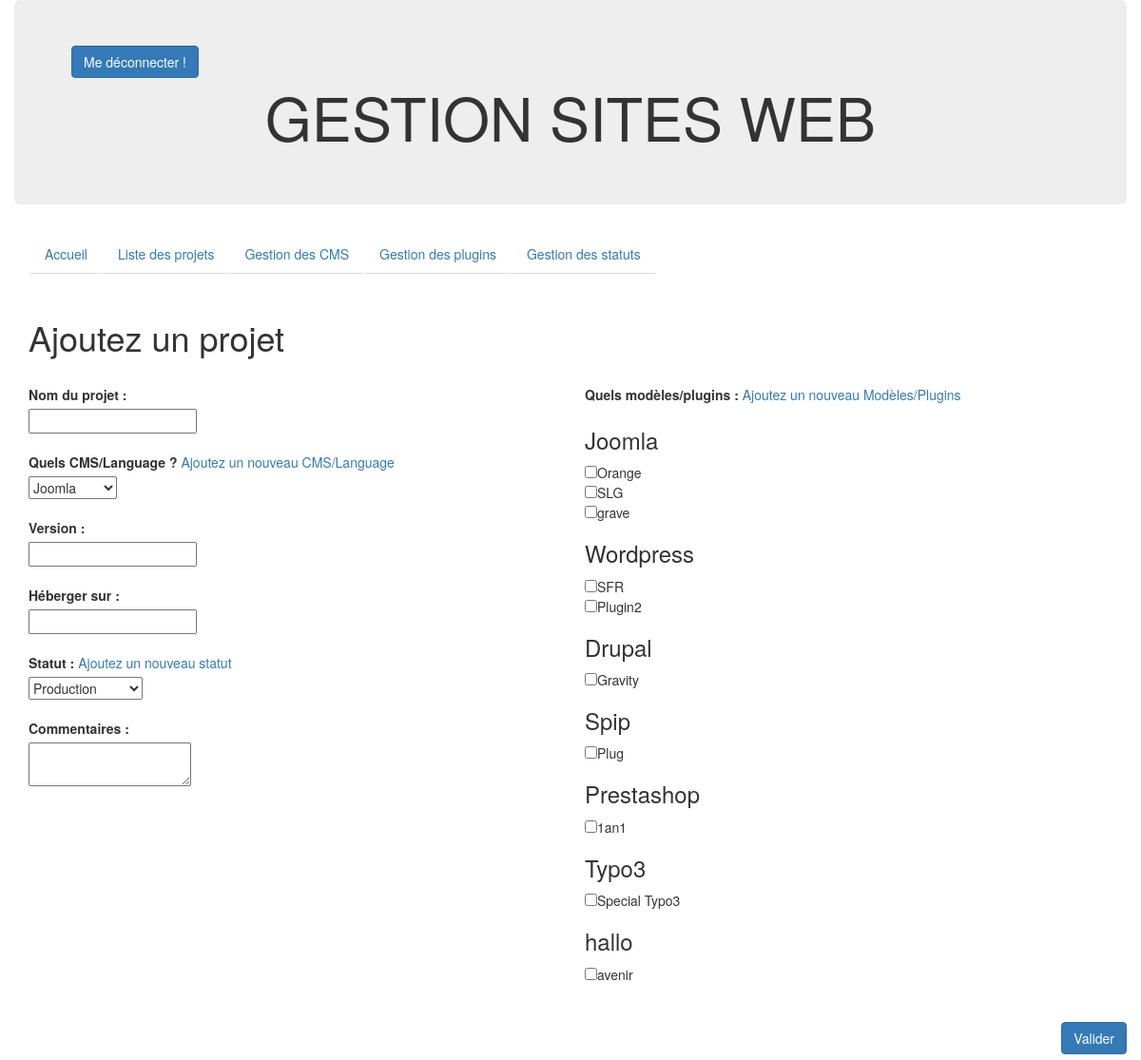
/add_projects.php, run on an earlier commit of the app's database.
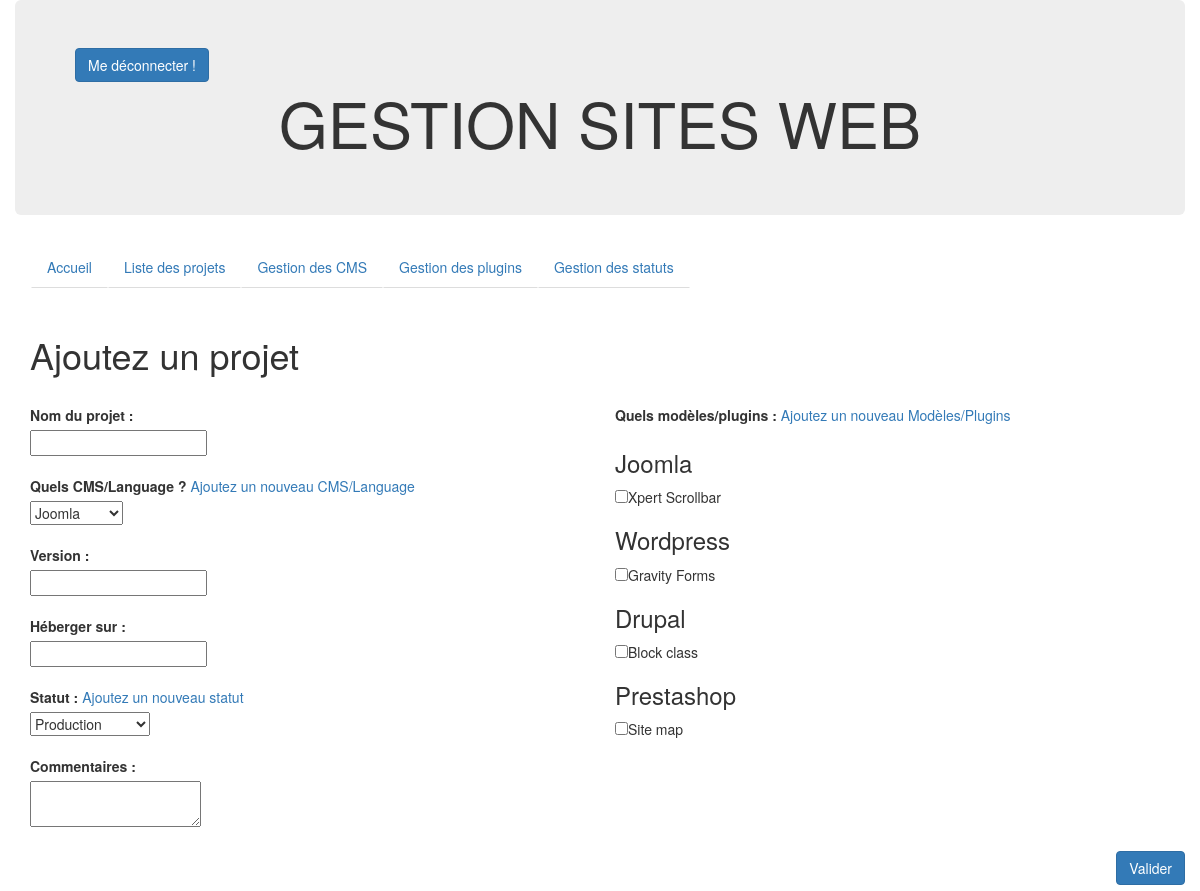
And on a later commit of the database.
### tables this page shows
CREATE TABLE IF NOT EXISTS `cms_languages` (
`id` int(11) NOT NULL,
  `nom` varchar(225) NOT NULL
);

CREATE TABLE IF NOT EXISTS `plugins` (
`id` int(11) NOT NULL,
  `nom` varchar(225) NOT NULL,
  `id_cms_language` int(11) NOT NULL
);

### add_projects.php (the view, shortened to what this page needs)
<!DOCTYPE html>
<html>
	<head>
	 <?php require_once("header_meta.php"); ?>
	</head>
	<body>
		<?php require_once("head.php"); ?>
	<div class="container">
		<div class="row">
			<div class="col-sm-12">
				<h1>Ajoutez un projet</h1><br/>
		<form method="post" action="traitement_projects.php" enctype="multipart/form-data">
			<div class="row">
				<div class="col-sm-6">
					<label for="name"> Nom du projet :</label><br/>
					<input type="text" name="project_name" id="project_name" /><br/><br/>
						<label for="nom"> Quels CMS/Language ? </label>
						<a href="http://localhost/igloo/add_cms_language.php">Ajoutez un nouveau CMS/Language</a><br />
						<select name="cms" id="cms">
							<?php
							require_once("./config/connexionBdd.php");
							$requete = $bdd->query('SELECT * FROM cms_languages');
								while ($donnees = $requete->fetch())
								{
								echo '<option value='.$donnees['id'].'>'.$donnees['nom'].'</option>';
								}
							?>
						</select><br/><br/>
					<label for="nom">Version : </label><br/>
					<input type="numero" name="version" id="version" />
				<br/><br/>
					<label for="nom">Héberger sur :</label><br/>
						<input type="text" name="hebergeur" id="hebergeur" />
				<br/><br/>
					<label for="nom">Statut :</label>
					<a href="http://localhost/igloo/add_statuts.php">Ajoutez un nouveau statut</a><br/>
					<select name="statut" id="statut">
					<?php
					require_once("./config/connexionBdd.php");
					$requete = $bdd->query('SELECT * FROM statuts');
						while ($donnees = $requete->fetch())
						{
						echo '<option value='.$donnees['id'].'>'.$donnees['nom'].'</option>';
						}
					?>
					</select>
				<br/><br/>
					<label for="nom">Commentaires : </label><br/>
					<textarea name="comments" id="comments"></textarea>
					<br/><br/>
				</div>
				<div class="col-sm-6">
					<label for="nom">Quels modèles/plugins :</label>
					<a href="http://localhost/igloo/add_plugins.php">Ajoutez un nouveau Modèles/Plugins</a><br />
					<?php
						require_once("./config/connexionBdd.php");
						 $requete = $bdd->query('SELECT * FROM cms_languages');
							while ($donnees = $requete->fetch())
						{
						echo '<h3>'.$donnees['nom'].'</h3>';
					$req2= $bdd->query('SELECT * FROM plugins WHERE plugins.id_cms_language = '.$donnees['id'].'');
					$plugins = $req2->fetchAll(PDO::FETCH_ASSOC);
								 foreach ($plugins as $Plugin_row ){
									 echo '<input type="checkbox" name="plugins[]"
									 value="'.$Plugin_row['id'].'">';
									 echo $Plugin_row['nom'].'<br/>';
								 }
						}
					?>
				<br/><br/>
				</div>
				<div class="row">
					<div class="col-sm-12">
						 <button type="submit" class="btn btn-primary pull-right" value="Valider">Valider</button><br/><br/>
					</div>
					</div>
				</div>
				</form>
			</div>
		</div>
	</div>
   </body>
</html>

What changed in the data, as far as the page shows it:
removed plugins: nom "Orange", shown under cms_languages "Joomla"
removed plugins: nom "SLG", shown under cms_languages "Joomla"
removed plugins: nom "grave", shown under cms_languages "Joomla"
removed plugins: nom "SFR", shown under cms_languages "Wordpress"
removed plugins: nom "Plugin2", shown under cms_languages "Wordpress"
removed plugins: nom "Gravity", shown under cms_languages "Drupal"
removed cms_languages: nom "Spip"
removed plugins: nom "Plug", shown under "Spip"
removed plugins: nom "1an1", shown under "Prestashop"
removed cms_languages: nom "Typo3"
removed plugins: nom "Special Typo3", shown under "Typo3"
removed cms_languages: nom "hallo"
removed plugins: nom "avenir", shown under "hallo"
added plugins: nom "Xpert Scrollbar", shown under cms_languages "Joomla"
added plugins: nom "Gravity Forms", shown under cms_languages "Wordpress"
added plugins: nom "Block class", shown under cms_languages "Drupal"
added plugins: nom "Site map", shown under "Prestashop"
